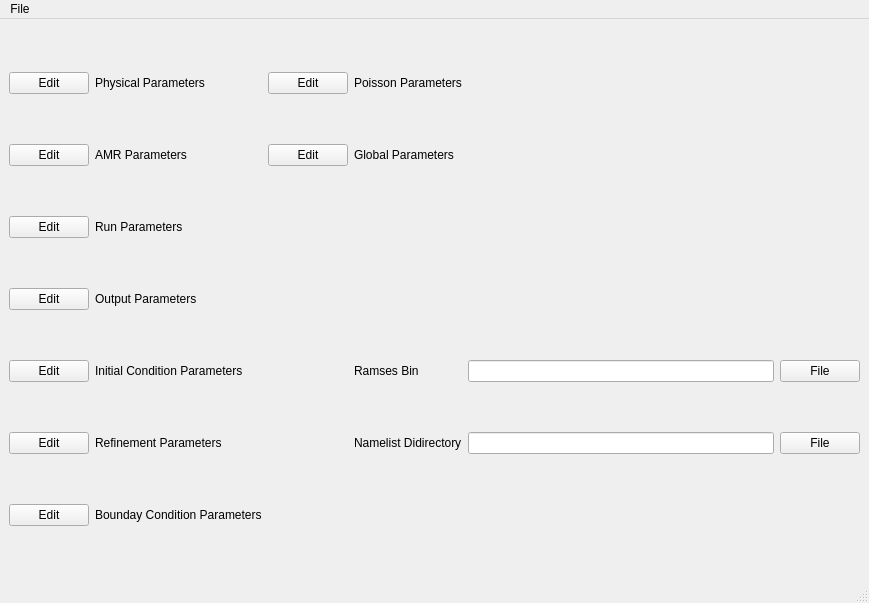
<?xml version="1.0" encoding="UTF-8"?>
<ui version="4.0">
 <class>MainWindow</class>
 <widget class="QMainWindow" name="MainWindow">
  <property name="geometry">
   <rect>
    <x>0</x>
    <y>0</y>
    <width>869</width>
    <height>603</height>
   </rect>
  </property>
  <property name="windowTitle">
   <string>MainWindow</string>
  </property>
  <widget class="QWidget" name="centralwidget">
   <layout class="QGridLayout" name="gridLayout">
    <item row="0" column="0">
     <widget class="QPushButton" name="EditPhy">
      <property name="statusTip">
       <string>Edit Physical Parameters</string>
      </property>
      <property name="text">
       <string>Edit</string>
      </property>
     </widget>
    </item>
    <item row="0" column="1">
     <widget class="QLabel" name="Physical">
      <property name="text">
       <string>Physical Parameters</string>
      </property>
     </widget>
    </item>
    <item row="0" column="2">
     <widget class="QPushButton" name="EditPoison">
      <property name="statusTip">
       <string>Edit Poisson Parameters</string>
      </property>
      <property name="text">
       <string>Edit</string>
      </property>
     </widget>
    </item>
    <item row="0" column="3">
     <widget class="QLabel" name="label">
      <property name="text">
       <string>Poisson Parameters</string>
      </property>
     </widget>
    </item>
    <item row="1" column="0">
     <widget class="QPushButton" name="EditAMR">
      <property name="statusTip">
       <string>Edit AMR Parameters</string>
      </property>
      <property name="text">
       <string>Edit</string>
      </property>
     </widget>
    </item>
    <item row="1" column="1">
     <widget class="QLabel" name="AMR">
      <property name="text">
       <string>AMR Parameters</string>
      </property>
     </widget>
    </item>
    <item row="2" column="0">
     <widget class="QPushButton" name="EditRun_2">
      <property name="statusTip">
       <string>Edit Run Parameters</string>
      </property>
      <property name="text">
       <string>Edit</string>
      </property>
     </widget>
    </item>
    <item row="2" column="1">
     <widget class="QLabel" name="Run">
      <property name="text">
       <string>Run Parameters</string>
      </property>
     </widget>
    </item>
    <item row="3" column="0">
     <widget class="QPushButton" name="EditOut">
      <property name="statusTip">
       <string>Edit Output Parameters</string>
      </property>
      <property name="text">
       <string>Edit</string>
      </property>
     </widget>
    </item>
    <item row="3" column="1">
     <widget class="QLabel" name="Output">
      <property name="text">
       <string>Output Parameters</string>
      </property>
     </widget>
    </item>
    <item row="4" column="0">
     <widget class="QPushButton" name="EditInit">
      <property name="statusTip">
       <string>Edit Initial Conditions</string>
      </property>
      <property name="text">
       <string>Edit</string>
      </property>
     </widget>
    </item>
    <item row="4" column="1">
     <widget class="QLabel" name="Initial">
      <property name="text">
       <string>Initial Condition Parameters</string>
      </property>
     </widget>
    </item>
    <item row="4" column="3">
     <widget class="QLabel" name="Bin">
      <property name="text">
       <string>Ramses Bin </string>
      </property>
     </widget>
    </item>
    <item row="4" column="4">
     <widget class="QLineEdit" name="BinFileInput"/>
    </item>
    <item row="4" column="5">
     <widget class="QPushButton" name="ChooseFileBin">
      <property name="text">
       <string>File</string>
      </property>
     </widget>
    </item>
    <item row="5" column="0">
     <widget class="QPushButton" name="EditRefine">
      <property name="statusTip">
       <string>Edit Refinement Parameters</string>
      </property>
      <property name="text">
       <string>Edit</string>
      </property>
     </widget>
    </item>
    <item row="5" column="1">
     <widget class="QLabel" name="Refinement">
      <property name="text">
       <string>Refinement Parameters</string>
      </property>
     </widget>
    </item>
    <item row="5" column="3">
     <widget class="QLabel" name="Namelist">
      <property name="text">
       <string>Namelist Didirectory</string>
      </property>
     </widget>
    </item>
    <item row="5" column="4">
     <widget class="QLineEdit" name="NamefileInput"/>
    </item>
    <item row="5" column="5">
     <widget class="QPushButton" name="ChooseNameFile">
      <property name="text">
       <string>File</string>
      </property>
     </widget>
    </item>
    <item row="6" column="0">
     <widget class="QPushButton" name="EditBound">
      <property name="statusTip">
       <string>Edit Bounday Parameters</string>
      </property>
      <property name="text">
       <string>Edit</string>
      </property>
     </widget>
    </item>
    <item row="6" column="1">
     <widget class="QLabel" name="Boundary">
      <property name="text">
       <string>Bounday Condition Parameters</string>
      </property>
     </widget>
    </item>
    <item row="1" column="2">
     <widget class="QPushButton" name="pushButton">
      <property name="statusTip">
       <string>EditGlobal</string>
      </property>
      <property name="text">
       <string>Edit</string>
      </property>
     </widget>
    </item>
    <item row="1" column="3">
     <widget class="QLabel" name="EditGlobal">
      <property name="text">
       <string>Global Parameters</string>
      </property>
     </widget>
    </item>
   </layout>
  </widget>
  <widget class="QMenuBar" name="menubar">
   <property name="geometry">
    <rect>
     <x>0</x>
     <y>0</y>
     <width>869</width>
     <height>27</height>
    </rect>
   </property>
   <widget class="QMenu" name="menuFile">
    <property name="title">
     <string>File</string>
    </property>
    <addaction name="actionEdir"/>
    <addaction name="actionQuit"/>
    <addaction name="actionSave"/>
   </widget>
   <addaction name="menuFile"/>
  </widget>
  <widget class="QStatusBar" name="statusbar"/>
  <action name="actionEdir">
   <property name="text">
    <string>Edir</string>
   </property>
  </action>
  <action name="actionQuit">
   <property name="text">
    <string>Quit</string>
   </property>
   <property name="shortcut">
    <string>Ctrl+Q</string>
   </property>
  </action>
  <action name="actionSave">
   <property name="text">
    <string>Save</string>
   </property>
   <property name="shortcut">
    <string>Ctrl+S</string>
   </property>
  </action>
 </widget>
 <resources/>
 <connections/>
</ui>
